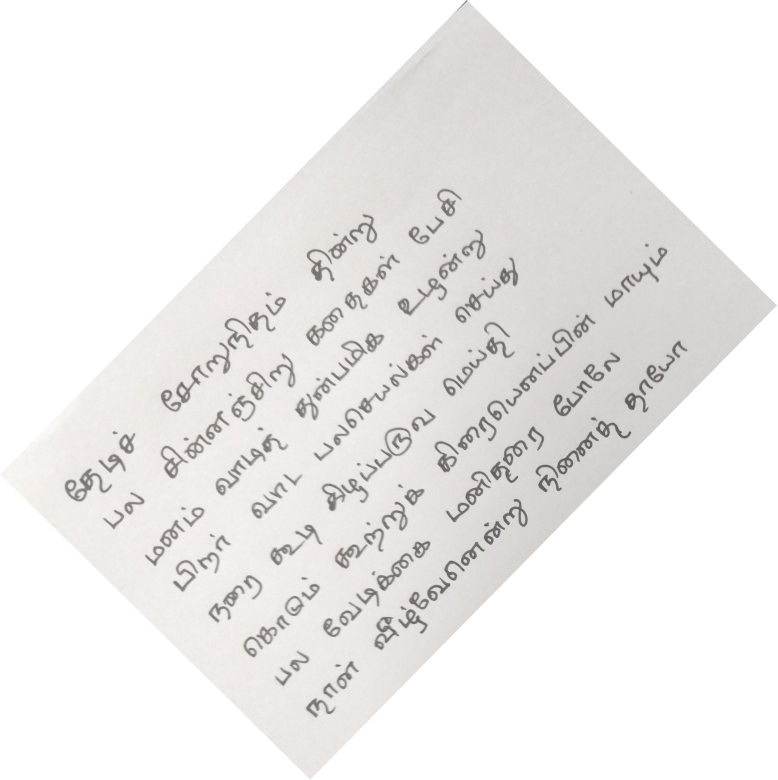
//> input picture SegmentationThingy/test1.jpg, 3109 x 3119 px (shown at 1/4 size)
$ ./DataAcquisition ../SegmentationThingy/test1.jpg ../SegmentationThingy/test1.jpg   (built with g++ and OpenCV 4)
//> lines starting //> are read from the running program, lines starting //| are printed output that depends on the picture; after the words box and inside, x2 and y2 are one past the last pixel; in counts of white or black regions, pixels touching at a corner belong together
#include <iostream>
#include <opencv2/opencv.hpp>
#include <string>

using namespace std;
using namespace cv;

void sortRects(vector<Rect> &);
bool sortTeacherX(Rect, Rect);
bool sortTeacherY(Rect, Rect);

const float ALPHA = 1.6;
const uchar NOISE_THRESH = 80;

int main(int argc, char **argv) {

    if(argc == 1) {
        cerr << "File name and storage path not passed" << endl;
        return -1;
    }

    if(argc > 3) {
        cerr << "Only one argument is allowed" << endl;
        return -1;
    }

    //input image
    string filename(argv[1]);
    string storagePath(argv[2]);

    //pipeline it into opencv Mat object
    Mat src = imread(filename);
//> src is the input picture: 3119 rows x 3109 cols, CV_8UC3; mean B, G, R 235.5, 236.9, 238.7

    if(!src.data) {

        //if image is corrupt or null throw error
        cerr << "Problem loading " << filename << endl;
        return -1;
    }

    Mat rsz;
    Size size(1275, 1754);
    resize(src, rsz, size);
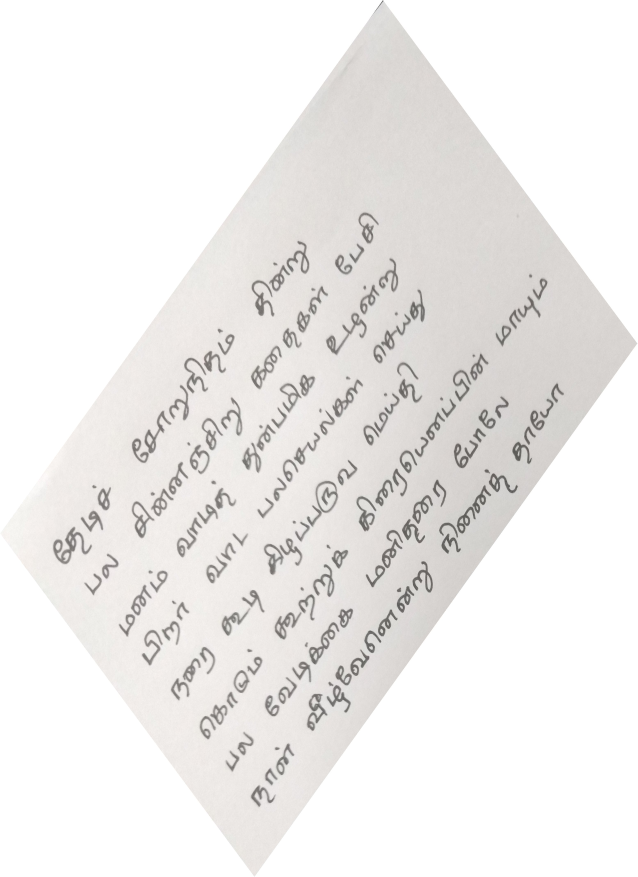
//> rsz: 1754 rows x 1275 cols, CV_8UC3 (shown at 1/2 size); mean B, G, R 235.4, 236.9, 238.6

    //this will be used to get grayscale image
    Mat gray;

    //color to grayscale conversion
    if(rsz.channels() == 3)
        cvtColor(rsz, gray, CV_BGR2GRAY);
    else
        gray = rsz;

    //this will be used to store binary image
    Mat bw;

    //grayscale to binary conversion
    adaptiveThreshold(~gray, bw, 255, CV_ADAPTIVE_THRESH_MEAN_C, THRESH_BINARY, 15, -2);
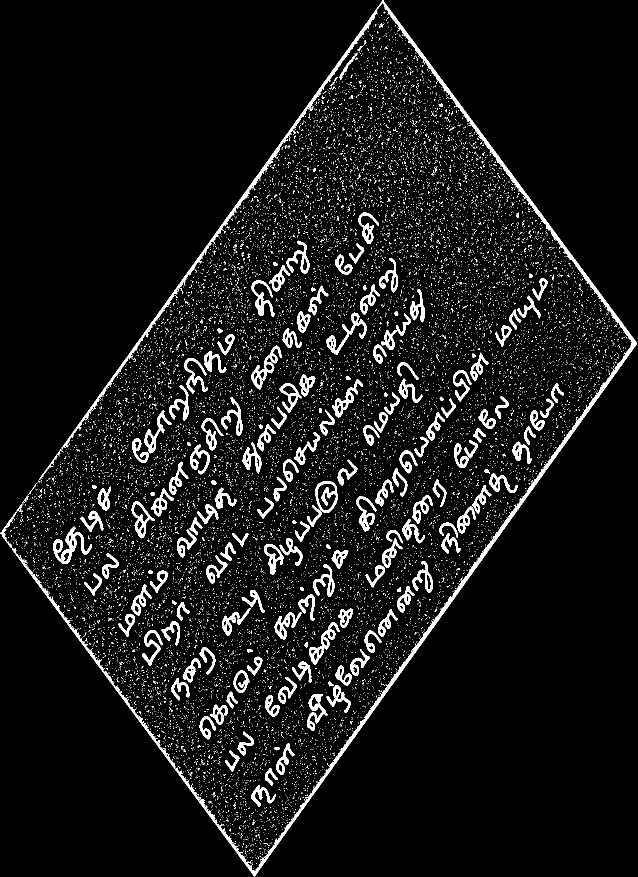
//> bw: 1754 rows x 1275 cols, CV_8UC1 (shown at 1/2 size); 6.5% white; 17117 white regions (16935 under 20 px), largest, box (x1, y1, x2, y2) and area: (24, 0, 1274, 1753) 24942, (106, 1053, 184, 1128) 1714, (652, 625, 734, 710) 1362

    //imwrite("bin.jpg", bw);
    Mat horizontal = bw.clone();
    Mat vertical = bw.clone();

    int scale = 30;

    int horizontalsize = horizontal.cols / scale;
//> horizontalsize = 42

    //create a Mat with only the horizontal lines
    Mat horizontalStructure = getStructuringElement(MORPH_RECT, Size(horizontalsize,1));
//> horizontalStructure = 42 values from 1 to 1

    erode(horizontal, horizontal, horizontalStructure, Point(-1, -1));
//> horizontal: 1754 rows x 1275 cols, CV_8UC1; 6.53% of pixels changed, all inside (x1, y1, x2, y2) = (1, 0, 1274, 1753)
    dilate(horizontal, horizontal, horizontalStructure, Point(-1, -1));
    //imshow("Horizontal", horizontal);

    int verticalsize = vertical.rows / scale;
//> verticalsize = 58

    //create a Mat with only vertical lines
    Mat verticalStructure = getStructuringElement(MORPH_RECT, Size( 1,verticalsize));
//> verticalStructure = 58 values from 1 to 1

    erode(vertical, vertical, verticalStructure, Point(-1, -1));
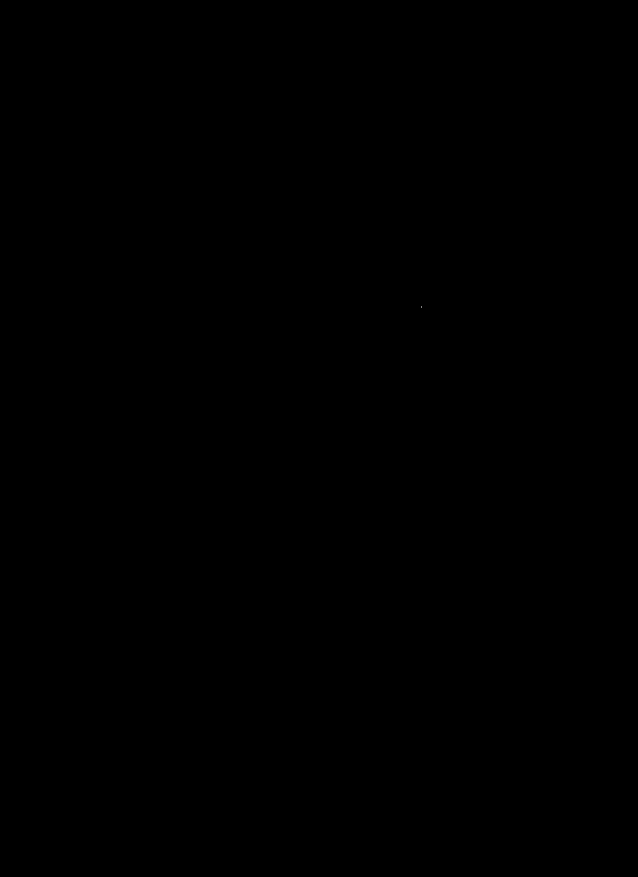
//> vertical: 1754 rows x 1275 cols, CV_8UC1 (shown at 1/2 size); 0% white in thin lines or dots, all inside (x1, y1, x2, y2) = (842, 613, 843, 615)
    dilate(vertical, vertical, verticalStructure, Point(-1, -1));
//> vertical: 1754 rows x 1275 cols, CV_8UC1; 0% white in thin lines or dots, all inside (x1, y1, x2, y2) = (842, 585, 843, 644)
    //imshow("Vertical", vertical);

    //Add the vertical and horizontal lines to get the grid mask
    Mat mask = horizontal + vertical;

    //imwrite("Mask", mask);

    vector<Vec4i> hierarchy;

    //this'll hold the contours
    std::vector<std::vector<cv::Point> > contours;

    /*
     *find the contours from the mask
     *which'll be the individual character spaces
     *also other unwanted contours
     */
    cv::findContours(mask, contours, hierarchy, CV_RETR_CCOMP, CV_CHAIN_APPROX_SIMPLE, Point(0, 0));
//> contours = 1 contour, all with area under 20

    vector< vector<Point> > contours_poly( contours.size() );
//> contours_poly = 1 empty contours

    /*
     *this'll hold the rectangle data of the contour(x, y, width, height)
     *x and y are origins of the contour, top-leftmost pixel coordinates
     */
    vector<Rect> boundRect( contours.size() );
//> boundRect = 1 Rect (x, y, width, height): [0, 0, 0, 0]

    //this'll hold the character rects to be filtered from other rects
    vector<Rect> selectedRects;

    for (size_t i = 0; i < contours.size(); i++)
    {

        //fit polygonal shape over the contours
        approxPolyDP( Mat(contours[i]), contours_poly[i], 3, true );

        //extract rect data of all possible polygonal contours
        boundRect[i] = boundingRect( Mat(contours_poly[i]) );

        /*
         * if the rect is square shaped with a MOE of 10 and area is
         * more than 20 pixels proceed to store, it should be characters
         */
        if(boundRect[i].width - boundRect[i].height > 15
        || boundRect[i].width - boundRect[i].height < -15
        || boundRect[i].width * boundRect[i].height < 20)
            continue;

        /*
         * crop and resize to 70 X 70, to remove any vestiges of
         * the borders
         */
        boundRect[i].x += 2;
        boundRect[i].y += 3;
        boundRect[i].width = 69;
        boundRect[i].height = 69;

        //push character rect data to a separate vector
        selectedRects.push_back(boundRect[i]);
    }
//> this loop made 1 pass

    //check if any discrepancy crept in
    if(selectedRects.size() != 266) {
        cout << selectedRects.size() << endl;
//| 0
//> (the run ends here: the program exits with an error code, at `return -1;`)
